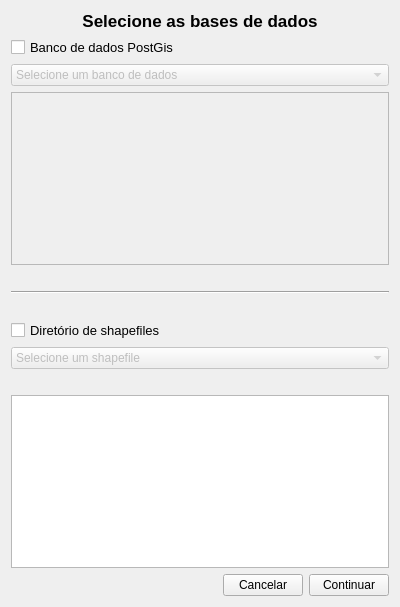
<?xml version="1.0" encoding="UTF-8"?>
<ui version="4.0">
 <class>Form</class>
 <widget class="QWidget" name="Form">
  <property name="geometry">
   <rect>
    <x>0</x>
    <y>0</y>
    <width>400</width>
    <height>607</height>
   </rect>
  </property>
  <property name="windowTitle">
   <string>Form</string>
  </property>
  <layout class="QVBoxLayout" name="verticalLayout_2">
   <item>
    <layout class="QVBoxLayout" name="verticalLayout_3"/>
   </item>
   <item>
    <widget class="QLabel" name="label">
     <property name="font">
      <font>
       <pointsize>13</pointsize>
       <weight>75</weight>
       <bold>true</bold>
      </font>
     </property>
     <property name="text">
      <string>Selecione as bases de dados</string>
     </property>
     <property name="alignment">
      <set>Qt::AlignCenter</set>
     </property>
    </widget>
   </item>
   <item>
    <layout class="QVBoxLayout" name="verticalLayout_4"/>
   </item>
   <item>
    <layout class="QVBoxLayout" name="verticalLayout">
     <item>
      <widget class="QCheckBox" name="check_bd">
       <property name="font">
        <font>
         <pointsize>10</pointsize>
        </font>
       </property>
       <property name="text">
        <string>Banco de dados PostGis</string>
       </property>
      </widget>
     </item>
     <item>
      <widget class="QComboBox" name="combo_bd">
       <property name="enabled">
        <bool>false</bool>
       </property>
       <item>
        <property name="text">
         <string>Selecione um banco de dados</string>
        </property>
       </item>
      </widget>
     </item>
     <item>
      <widget class="QListView" name="list_bd">
       <property name="enabled">
        <bool>false</bool>
       </property>
      </widget>
     </item>
     <item>
      <spacer name="horizontalSpacer_2">
       <property name="orientation">
        <enum>Qt::Horizontal</enum>
       </property>
       <property name="sizeHint" stdset="0">
        <size>
         <width>40</width>
         <height>20</height>
        </size>
       </property>
      </spacer>
     </item>
     <item>
      <widget class="Line" name="line">
       <property name="orientation">
        <enum>Qt::Horizontal</enum>
       </property>
      </widget>
     </item>
     <item>
      <spacer name="horizontalSpacer">
       <property name="orientation">
        <enum>Qt::Horizontal</enum>
       </property>
       <property name="sizeHint" stdset="0">
        <size>
         <width>40</width>
         <height>20</height>
        </size>
       </property>
      </spacer>
     </item>
     <item>
      <widget class="QCheckBox" name="check_shapefile">
       <property name="font">
        <font>
         <pointsize>10</pointsize>
        </font>
       </property>
       <property name="text">
        <string>Diretório de shapefiles</string>
       </property>
      </widget>
     </item>
     <item>
      <widget class="QComboBox" name="combo_shapefile">
       <property name="enabled">
        <bool>false</bool>
       </property>
       <item>
        <property name="text">
         <string>Selecione um shapefile</string>
        </property>
       </item>
      </widget>
     </item>
    </layout>
   </item>
   <item>
    <spacer name="horizontalSpacer_3">
     <property name="orientation">
      <enum>Qt::Horizontal</enum>
     </property>
     <property name="sizeHint" stdset="0">
      <size>
       <width>40</width>
       <height>20</height>
      </size>
     </property>
    </spacer>
   </item>
   <item>
    <widget class="QListWidget" name="list_shapefile"/>
   </item>
   <item>
    <spacer name="verticalSpacer">
     <property name="orientation">
      <enum>Qt::Vertical</enum>
     </property>
     <property name="sizeHint" stdset="0">
      <size>
       <width>20</width>
       <height>8</height>
      </size>
     </property>
    </spacer>
   </item>
   <item>
    <layout class="QHBoxLayout" name="horizontalLayout_5">
     <item>
      <spacer name="horizontalSpacer_4">
       <property name="orientation">
        <enum>Qt::Horizontal</enum>
       </property>
       <property name="sizeHint" stdset="0">
        <size>
         <width>40</width>
         <height>20</height>
        </size>
       </property>
      </spacer>
     </item>
     <item>
      <widget class="QPushButton" name="btn_cancel">
       <property name="text">
        <string>Cancelar</string>
       </property>
      </widget>
     </item>
     <item>
      <widget class="QPushButton" name="btn_continuar">
       <property name="text">
        <string>Continuar</string>
       </property>
      </widget>
     </item>
    </layout>
   </item>
  </layout>
 </widget>
 <resources/>
 <connections/>
</ui>
